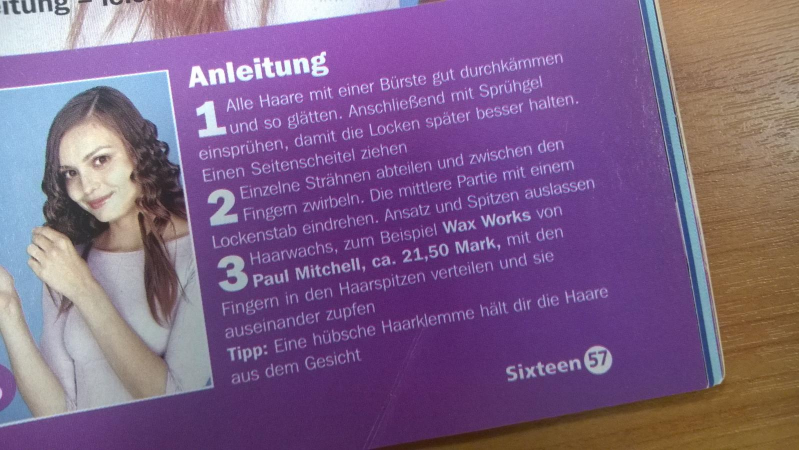
//> input picture task3/samples/2.jpg, 1598 x 900 px, given in place of 2.jpg.jpg, which was not available (shown at 1/2 size)
$ ./main samples/2.jpg bilinear   (built with g++ and OpenCV 4)
//> lines starting //> are read from the running program, lines starting //| are printed output that depends on the picture; after the words box and inside, x2 and y2 are one past the last pixel; in counts of white or black regions, pixels touching at a corner belong together; pictures that were not available may be replaced by others from this repository, and a replacement may not be noted
#include <assert.h>
#include <chrono>
#include <cmath>
#include <cstdint>
#include <iostream>
#include <limits>
#include <opencv2/core/base.hpp>
#include <opencv2/core/cvstd.hpp>
#include <opencv2/core/hal/interface.h>
#include <opencv2/core/matx.hpp>
#include <string>
#include <string_view>

#include <opencv2/core.hpp>
#include <opencv2/imgcodecs.hpp>
#include <opencv2/imgproc.hpp>
#include <opencv2/ximgproc/fast_hough_transform.hpp>

std::size_t next_power2(std::size_t value) {
  return 1u << (32 - __builtin_clz(value - 1));
}

std::pair<std::size_t, std::size_t> borders(std::size_t origin_size, std::size_t target_size) {
  assert(target_size >= origin_size);
  auto l = (target_size - origin_size) / 2;
  return {l, (target_size - origin_size) - l};
}

cv::Mat fill_borders(cv::Mat img) {
  auto target_size = std::max(next_power2(img.size[0]), next_power2(img.size[1]));

  auto [top, bottom] = borders(img.size[0], target_size);
  auto [left, right] = borders(img.size[1], target_size);

  auto out = cv::Mat(target_size, target_size, CV_8U);
  cv::copyMakeBorder(img, out, top, bottom, left, right, cv::BORDER_CONSTANT);

  return out;
}

cv::Mat fht_impl(cv::Mat img, std::size_t W, std::size_t xmin, std::size_t xmax) {
  cv::Mat res(W, xmax - xmin, CV_32FC1);
  if (xmax - xmin == 1) {
    img.col(xmin).copyTo(res.col(0));
  } else {
    std::size_t mid = (xmin + xmax) / 2;
    auto a1 = fht_impl(img, W, xmin, mid);
    auto a2 = fht_impl(img, W, mid, xmax);

    for (std::size_t x = 0; x < W; ++x) {
      for (std::size_t t = 0; t < xmax - xmin; ++t) {
        std::size_t t0 = t / 2;
        std::size_t shift = t - t0;
        if (x < (W - shift)) {
          res.at<float>(x, t) = a1.at<float>(x, t0) + a2.at<float>(x + shift, t0);
        } else {
          res.at<float>(x, t) = a1.at<float>(x, t0) + a2.at<float>(x - (W - shift), t0);
        }
      }
    }
  }

  res.at<float>(0, 0) = 0;
  cv::Mat normalized(W, xmax - xmin, CV_32FC1);
  cv::normalize(res, normalized, 0, 1, cv::NORM_MINMAX);
  return normalized;
}

cv::Mat fht(cv::Mat img) {
  return fht_impl(img, img.size[0], 0, img.size[1]);
}

cv::Mat grayscale(cv::Mat img) {
  auto gray = cv::Mat(img.size[0], img.size[1], CV_32FC1);
  cv::cvtColor(img, gray, cv::COLOR_BGR2GRAY);
  return gray;
}

cv::Mat canny(cv::Mat img) {
  auto kernel = cv::getStructuringElement(cv::MORPH_RECT, {1, 1});

  auto morph = cv::Mat(img.size[0], img.size[1], img.type());
  cv::morphologyEx(img, morph, cv::MORPH_CLOSE, kernel, cv::Point(-1, -1), 1);

  auto canny = cv::Mat(img.size[0], img.size[1], img.type());
  cv::Canny(morph, canny, 0, 200);
  return canny;
}

int get_rotation_angle(cv::Mat fht, int interpolation) {
  auto interpolated = cv::Mat(180, 180, CV_16FC1);
  cv::resize(fht, interpolated, interpolated.size(), 0, 0, interpolation);
  assert(interpolated.size[0] == 180);

  std::size_t max_x = 0;
  float max_v = 0;
  for (int x = 0; x < interpolated.size[0]; ++x) {
    cv::Mat mean;
    cv::Mat stddev;

    cv::meanStdDev(interpolated.col(x), mean, stddev);

    if (max_v < stddev.at<double>(0)) {
      std::tie(max_x, max_v) = std::tie(x, stddev.at<double>(0));
    }
  }
  int angle = (int(atan2(interpolated.size[0], max_x) * 180 / M_PI) % 90 + 90) % 90;
  if (angle > 45) {
    angle -= 90;
  }
  return angle;
}

cv::Mat rotate(cv::Mat img, int angle, int interpolation) {
  auto image_center = cv::Point2f((img.size[1] - 1) / 2., (img.size[0] - 1) / 2.);
  auto mtx = cv::getRotationMatrix2D(image_center, -angle, 1.0);

  cv::Rect2f bbox = cv::RotatedRect(cv::Point2f(), img.size(), -angle).boundingRect2f();
  mtx.at<double>(0, 2) += bbox.width / 2.0 - img.cols / 2.0;
  mtx.at<double>(1, 2) += bbox.height / 2.0 - img.rows / 2.0;

  cv::Mat rotated;
  cv::warpAffine(img, rotated, mtx, bbox.size(), interpolation);
  return rotated;
}

struct timer_guard {
  explicit timer_guard()
    : start(std::chrono::high_resolution_clock::now()) {}

  ~timer_guard() {
    std::cout << (std::chrono::high_resolution_clock::now() - start).count() << '\n';
  }

  std::chrono::high_resolution_clock::time_point start;
};

int main(int argc, char *argv[]) {
  assert(argc == 3);
  char *im_path = argv[1];
  bool use_linear = [&] {
    using namespace std::literals;
    if (argv[2] == "bilinear"sv) {
      return true;
    } else if (argv[2] == "nearest"sv) {
      return false;
    }
    assert(false && "bilinear or nearest argument expected");
  }();

  cv::Mat img = cv::imread(im_path + std::string(".jpg"), cv::IMREAD_COLOR);
//> img is the input picture: 900 rows x 1598 cols, CV_8UC3; mean B, G, R 134.5, 97.8, 126.8
  if (img.empty()) {
    std::cout << "Could not read the image: " << std::string(im_path) << std::endl;
    return 1;
  }

  auto out = [&] {
    timer_guard timer;
    auto gray = grayscale(img);
    auto canny_img = canny(gray);

    auto bordered = fill_borders(canny_img);

    cv::imwrite(std::string("precised.jpg"), bordered);
    auto angle = get_rotation_angle(fht(bordered), use_linear ? cv::INTER_LINEAR : cv::INTER_NEAREST);

    return rotate(img, angle, use_linear ? cv::INTER_LINEAR: cv::INTER_NEAREST);
  }();
//> in canny, `cv::Canny(morph, canny, 0, 200);`:
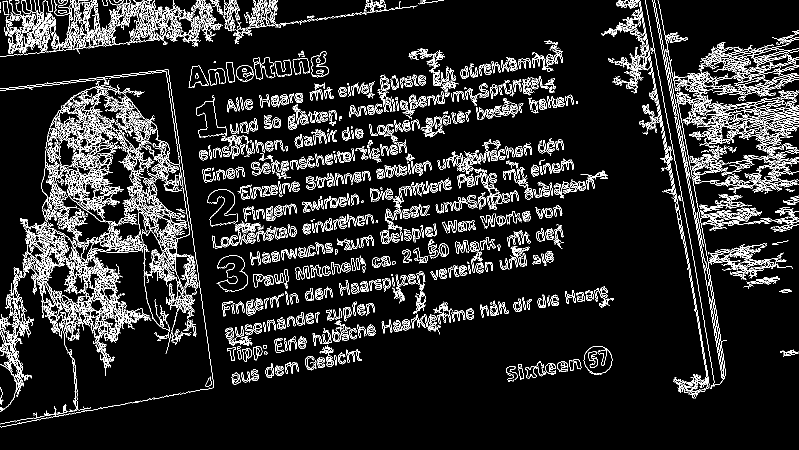
//> canny: 900 rows x 1598 cols, CV_8UC1 (shown at 1/2 size); 9.8% white in thin lines or dots
//> in fill_borders, `cv::copyMakeBorder(img, out, top, bottom, left, right, cv::BORDER_CONS..`:
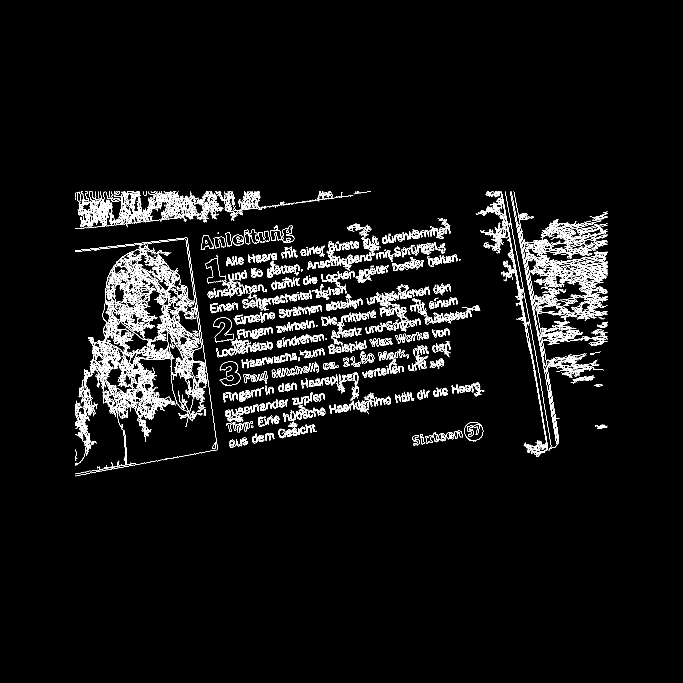
//> out: 2048 rows x 2048 cols, CV_8UC1 (shown at 1/3 size); 3.4% white in thin lines or dots, all inside (x1, y1, x2, y2) = (225, 574, 1823, 1429)
//> call 2 of fht_impl, with W = 2048, xmin = 0, xmax = 1024
//> call 3 of fht_impl, with W = 2048, xmin = 0, xmax = 512
//> call 4 of fht_impl, with W = 2048, xmin = 0, xmax = 256
//> after the loop in fht_impl (call 5), `for (std::size_t x = 0; x < W; ++x)`: res: 2048 rows x 128 cols, CV_32FC1; every value is 0
//> in fht_impl (call 4), `auto a1 = fht_impl(img, W, xmin, mid);`: mid = 128
//> in fht_impl (call 4), `auto a2 = fht_impl(img, W, mid, xmax);`: xmax = 256
//> after the loop in fht_impl (call 4), `for (std::size_t x = 0; x < W; ++x)`:
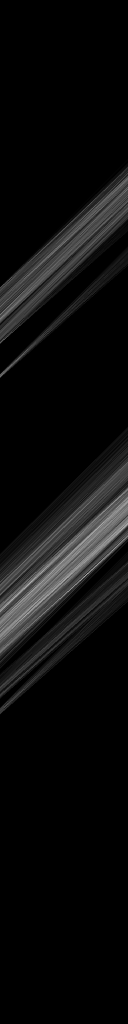
//> res: 2048 rows x 256 cols, CV_32FC1 (shown at 1/2 size); min 0, max 1, mean 0.0499
//> in fht_impl (call 4), `cv::Mat normalized(W, xmax - xmin, CV_32FC1);`: normalized: 2048 rows x 256 cols, CV_32FC1; every value is 0
//> in fht_impl (call 3), `auto a2 = fht_impl(img, W, mid, xmax);`: xmax = 512
//> after the loop in fht_impl (call 3), `for (std::size_t x = 0; x < W; ++x)`:
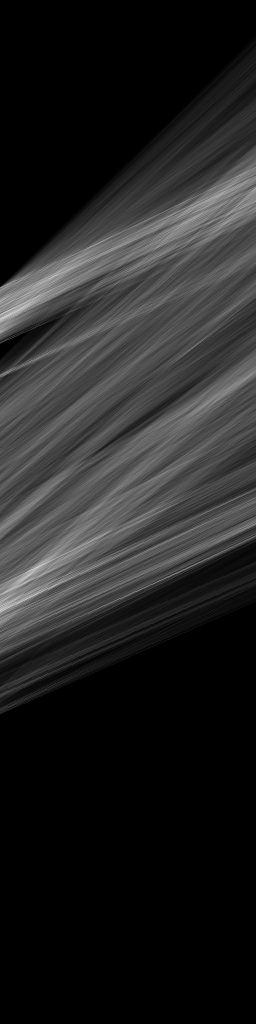
//> res: 2048 rows x 512 cols, CV_32FC1 (shown at 1/2 size); min 0, max 1.57, mean 0.219; drawn with min black and max white
//> in fht_impl (call 3), `cv::Mat normalized(W, xmax - xmin, CV_32FC1);`: normalized: 2048 rows x 512 cols, CV_32FC1; every value is 0
//> in fht_impl (call 2), `auto a2 = fht_impl(img, W, mid, xmax);`: xmax = 1024
//> after the loop in fht_impl (call 2), `for (std::size_t x = 0; x < W; ++x)`:
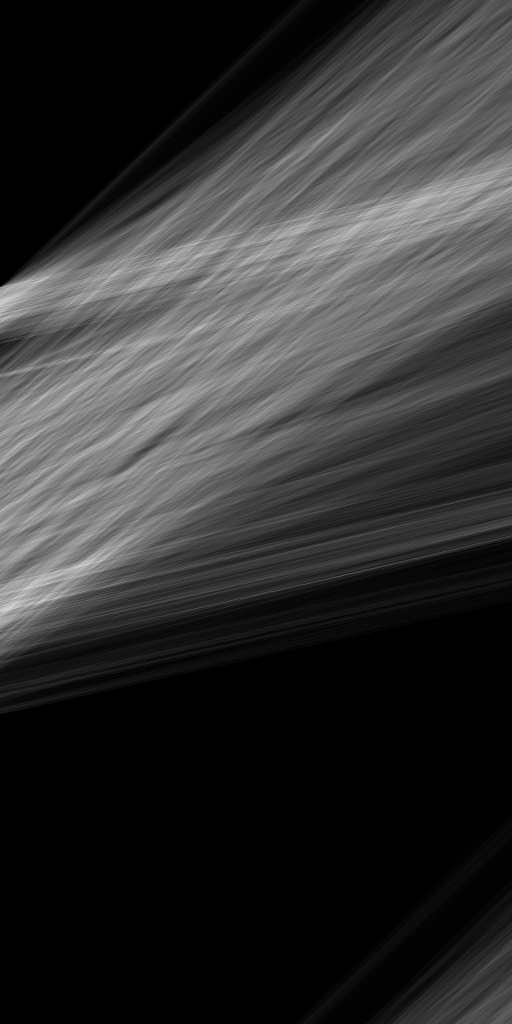
//> res: 2048 rows x 1024 cols, CV_32FC1 (shown at 1/2 size); min 0, max 1.65, mean 0.317; drawn with min black and max white
//> in fht_impl (call 2), `cv::Mat normalized(W, xmax - xmin, CV_32FC1);`: normalized: 2048 rows x 1024 cols, CV_32FC1; every value is 0
//> in fht_impl, `auto a2 = fht_impl(img, W, mid, xmax);`: xmax = 2048
//> in fht_impl, `cv::Mat normalized(W, xmax - xmin, CV_32FC1);`: normalized: 2048 rows x 2048 cols, CV_32FC1; every value is 0
//> in get_rotation_angle, `cv::resize(fht, interpolated, interpolated.size(), 0, 0, interpolation);`:
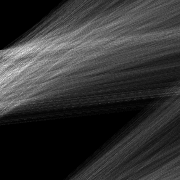
//> interpolated: 180 rows x 180 cols, CV_32FC1; min 0, max 0.931, mean 0.202
//> the loop in get_rotation_angle, `for (int x = 0; x < interpolated.size[0]; ++x)` made 180 passes
//> (mean, stddev, max_x, max_v) on pass 6: ([0.203], [0.269], 5, 0.269)
//> (mean, stddev, max_v) on pass 1: ([0.203], [0.268], 0.268)
//> in get_rotation_angle, `int angle = (int(atan2(interpolated.size[0], max_x) * 180 / M_PI) % 90..`: angle = 88
//> in get_rotation_angle, `angle -= 90;`: angle = -2
//> in rotate, `cv::warpAffine(img, rotated, mtx, bbox.size(), interpolation);`:
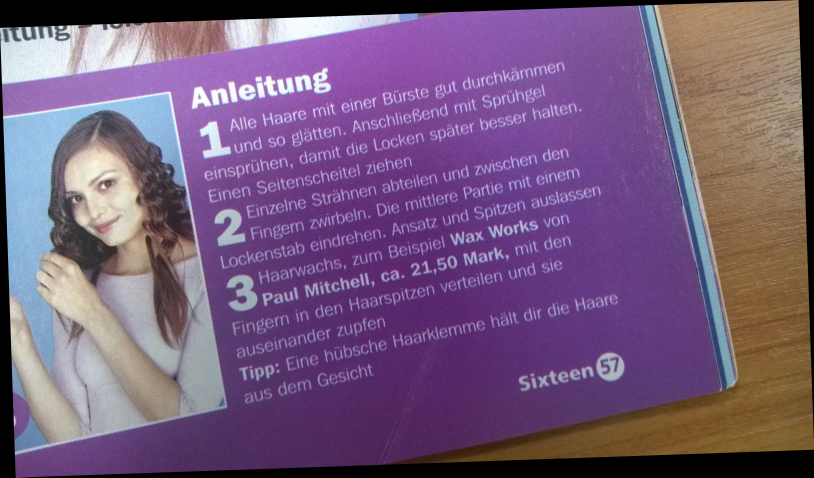
//> rotated: 955 rows x 1628 cols, CV_8UC3 (shown at 1/2 size); mean B, G, R 124.4, 90.5, 117.3

  cv::imwrite(im_path + std::string("-out.jpg"), out);
}

$ run again, on task3/samples/3.jpg
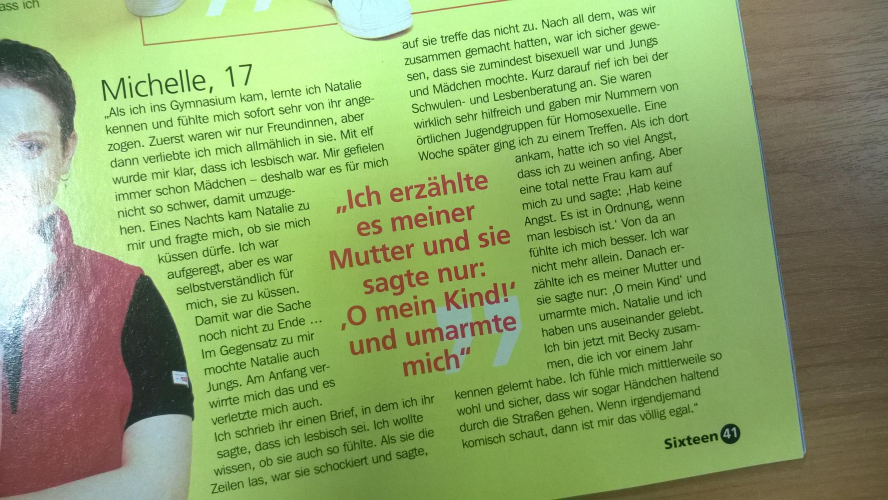
//> input picture task3/samples/3.jpg, 2664 x 1500 px, given in place of 3.jpg.jpg, which was not available (shown at 1/3 size)
//> img is the input picture: 1500 rows x 2664 cols, CV_8UC3; mean B, G, R 105.8, 165.5, 141.3
//> canny: 1500 rows x 2664 cols, CV_8UC1; 8.1% white in thin lines or dots
//> out: 4096 rows x 4096 cols, CV_8UC1; 1.9% white in thin lines or dots, all inside (x1, y1, x2, y2) = (716, 1298, 3362, 2798)
//> mid = 1024
//> a2: 4096 rows x 1024 cols, CV_32FC1
//> xmax = 2048
//> after the loop in fht_impl (call 2), `for (std::size_t x = 0; x < W; ++x)`:
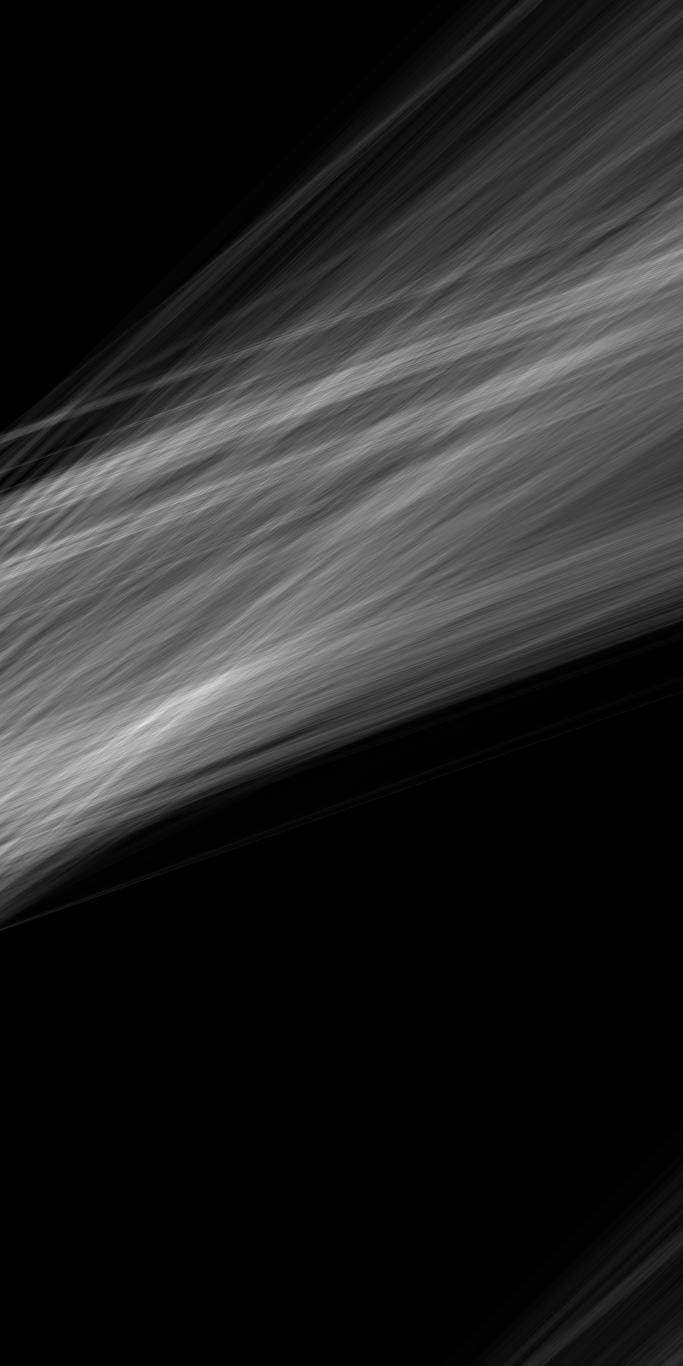
//> res: 4096 rows x 2048 cols, CV_32FC1 (shown at 1/3 size); min 0, max 1.74, mean 0.255; drawn with min black and max white
//> a2: 4096 rows x 2048 cols, CV_32FC1
//> xmax = 4096
//> the loop in get_rotation_angle, `for (int x = 0; x < interpolated.size[0]; ++x)` made 180 passes
//> (mean, stddev, max_x, max_v) on pass 6: ([0.159], [0.231], 5, 0.231)
//> in get_rotation_angle, `int angle = (int(atan2(interpolated.size[0], max_x) * 180 / M_PI) % 90..`: angle = 88
//> in get_rotation_angle, `angle -= 90;`: angle = -2
//> in rotate, `cv::warpAffine(img, rotated, mtx, bbox.size(), interpolation);`:
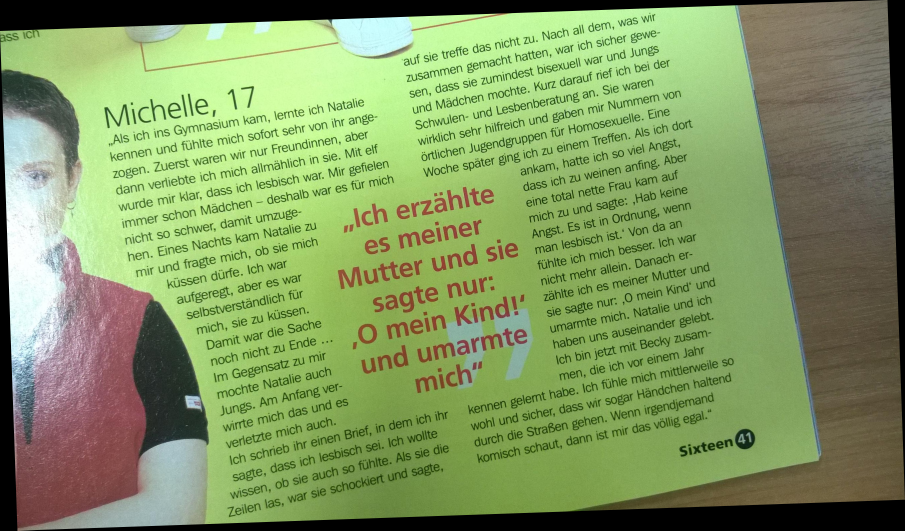
//> rotated: 1592 rows x 2715 cols, CV_8UC3 (shown at 1/3 size); mean B, G, R 97.8, 153, 130.7

$ run again, on task3/samples/4.jpg
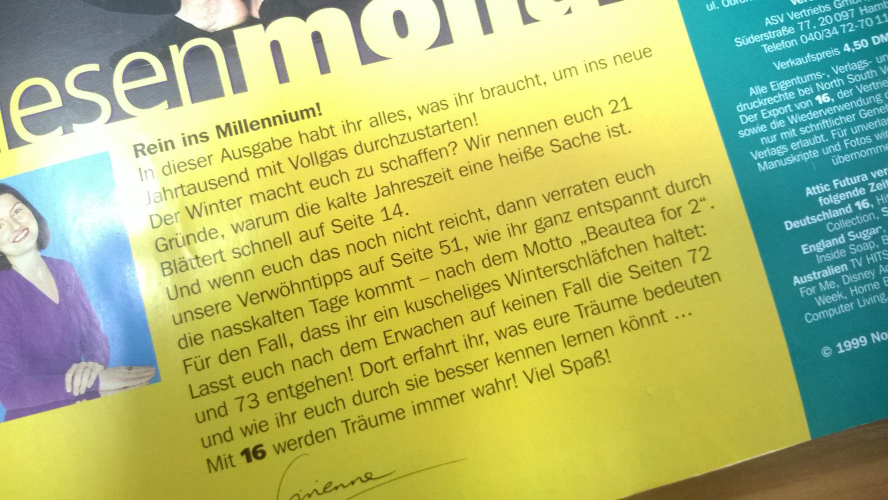
//> input picture task3/samples/4.jpg, 1776 x 1000 px, given in place of 4.jpg.jpg, which was not available (shown at 1/2 size)
//> img is the input picture: 1000 rows x 1776 cols, CV_8UC3; mean B, G, R 114.1, 186.8, 177.6
//> canny: 1000 rows x 1776 cols, CV_8UC1; 6.6% white in thin lines or dots
//> out: 2048 rows x 2048 cols, CV_8UC1; 2.8% white in thin lines or dots, all inside (x1, y1, x2, y2) = (136, 524, 1912, 1524)
//> a2: 2048 rows x 256 cols, CV_32FC1
//> mid = 512
//> a2: 2048 rows x 512 cols, CV_32FC1
//> xmax = 1024
//> after the loop in fht_impl (call 2), `for (std::size_t x = 0; x < W; ++x)`:
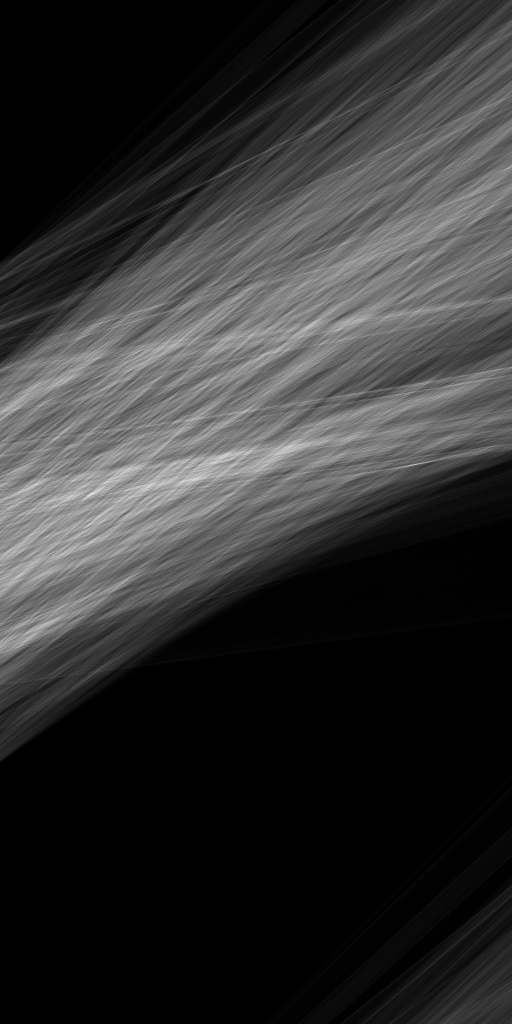
//> res: 2048 rows x 1024 cols, CV_32FC1 (shown at 1/2 size); min 0, max 1.49, mean 0.284; drawn with min black and max white
//> a2: 2048 rows x 1024 cols, CV_32FC1
//> xmax = 2048
//> in get_rotation_angle, `cv::resize(fht, interpolated, interpolated.size(), 0, 0, interpolation);`:
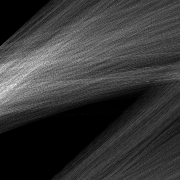
//> interpolated: 180 rows x 180 cols, CV_32FC1; min 0, max 0.951, mean 0.218
//> the loop in get_rotation_angle, `for (int x = 0; x < interpolated.size[0]; ++x)` made 180 passes
//> (mean, stddev, max_v) on pass 1: ([0.218], [0.268], 0.268)
//> angle = 0
